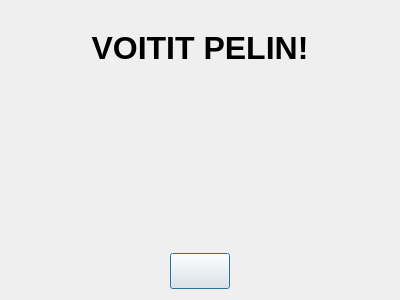
<?xml version="1.0" encoding="UTF-8"?>
<ui version="4.0">
 <class>pelinLopetusIkkuna</class>
 <widget class="QDialog" name="pelinLopetusIkkuna">
  <property name="geometry">
   <rect>
    <x>0</x>
    <y>0</y>
    <width>400</width>
    <height>300</height>
   </rect>
  </property>
  <property name="windowTitle">
   <string>pelinLopetusIkkuna</string>
  </property>
  <layout class="QGridLayout" name="gridLayout">
   <item row="0" column="0">
    <layout class="QVBoxLayout" name="verticalLayout">
     <item>
      <widget class="QLabel" name="otsikko">
       <property name="text">
        <string>&lt;html&gt;&lt;head/&gt;&lt;body&gt;&lt;p align=&quot;center&quot;&gt;&lt;span style=&quot; font-size:24pt; font-weight:600;&quot;&gt;VOITIT PELIN!&lt;/span&gt;&lt;/p&gt;&lt;/body&gt;&lt;/html&gt;</string>
       </property>
      </widget>
     </item>
     <item>
      <widget class="QLabel" name="parkkihalleja">
       <property name="text">
        <string>&lt;html&gt;&lt;head/&gt;&lt;body&gt;&lt;p&gt;&lt;br/&gt;&lt;/p&gt;&lt;/body&gt;&lt;/html&gt;</string>
       </property>
      </widget>
     </item>
     <item>
      <widget class="QLabel" name="pisteet">
       <property name="text">
        <string>&lt;html&gt;&lt;head/&gt;&lt;body&gt;&lt;p&gt;&lt;br/&gt;&lt;/p&gt;&lt;/body&gt;&lt;/html&gt;</string>
       </property>
      </widget>
     </item>
     <item alignment="Qt::AlignHCenter">
      <widget class="QPushButton" name="lopeta">
       <property name="minimumSize">
        <size>
         <width>60</width>
         <height>36</height>
        </size>
       </property>
       <property name="maximumSize">
        <size>
         <width>60</width>
         <height>36</height>
        </size>
       </property>
       <property name="text">
        <string/>
       </property>
       <property name="icon">
        <iconset resource="Kuvat.qrc">
         <normaloff>:/new/prefix1/Kuvat/suljeNappi.png</normaloff>:/new/prefix1/Kuvat/suljeNappi.png</iconset>
       </property>
       <property name="iconSize">
        <size>
         <width>60</width>
         <height>36</height>
        </size>
       </property>
      </widget>
     </item>
    </layout>
   </item>
  </layout>
 </widget>
 <resources>
  <include location="Kuvat.qrc"/>
 </resources>
 <connections/>
</ui>
